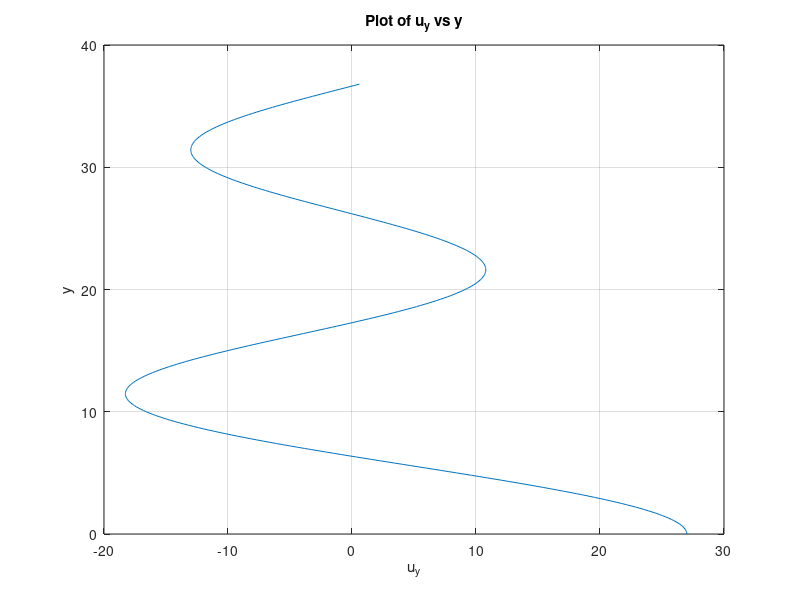

The MATLAB script that drew this image:
clear;
clc;
clear all;
%%
eta_max=36.8;
k=0.1;
y=0:0.1:eta_max;
u_y=zeros(1,length(y));
A=[1,4,5;NaN,2,5;2,NaN,6];
for m=1:length(y)
    sum=0;
    for i=1:3
        for j=1:3
            a=A(i,j);
            if isnan(a)
                a=1;
            end
            sum = sum + a.*cos(j*k*y(m));
        end
    end
    u_y(m)=sum;
end
plot(u_y,y);
xlabel('u_y');
ylabel('y');
title('Plot of u_y vs y');
grid on;
